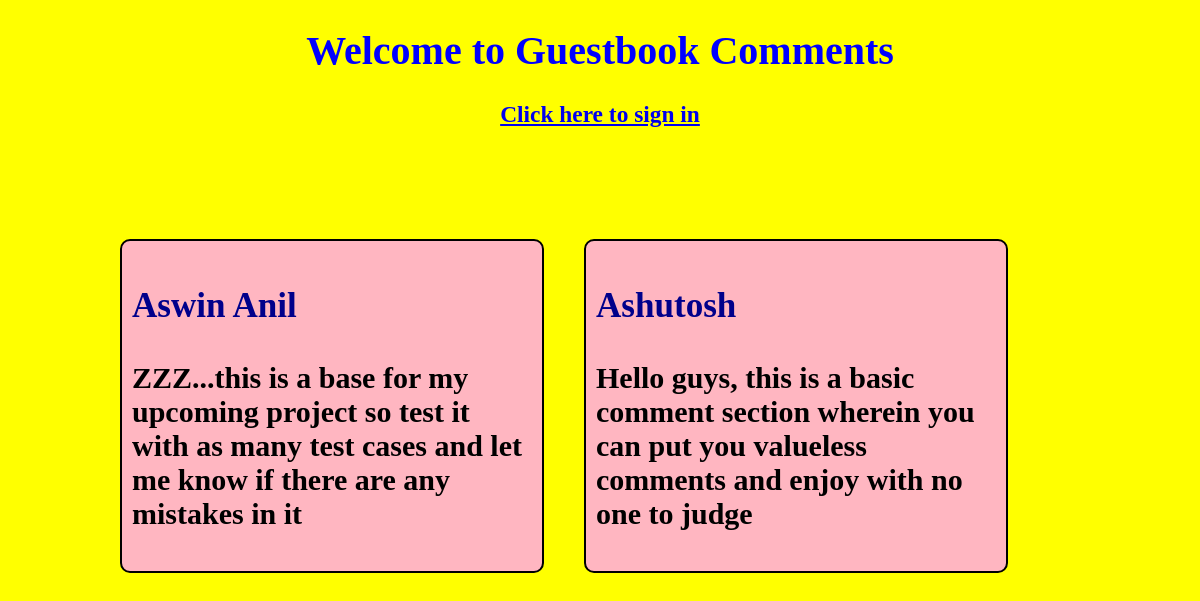
Screenshot of /www.guestbook.com/ with the database file from the repository.
### guestbook/models.py (models this page shows, shortened)
class Comment(models.Model):
	name = models.CharField(max_length=20)
	comments = models.TextField()
	date_added = models.DateTimeField(default=timezone.now)

### guestbook/views.py (the view)
# urls.py: path('',views.index,name="index"),
def index(request):
	comments = Comment.objects.order_by('-date_added')
	context = {'comments':comments}
	return render(request,'guestbook/index.html',context)

### guestbook/templates/guestbook/index.html (shortened to what this page needs)
{% load static %}
<!doctype html>
<html>
	<head>
		<link rel="stylesheet" href="{% static 'index.css' %}">
	</head>
	<body>
		<div class="welcome">
			<h1 align="center">Welcome to Guestbook Comments</h1>
			<h3><a href="{% url 'sign' %}">Click here to sign in</a></h3>
		</div>
		<br><br>
		<div class="central">
		{% for x in comments %}
			<div class="ui">
				<h3 class='name'>{{ x.name }}</h3>
				<p>{{ x.comments }}</p>
			</div>
		{% endfor %}
		</div>
	</body>
</html>

### guestbook/static/index.css (style rules this page uses)
body { background-color:yellow; color: blue; font-weight:bold; font-size:30px; }
.welcome { width:600px; font-size:20px; text-align:center; margin:0px auto; }
.ui { width:400px; margin:0px auto; border:2px solid black; border-radius:10px; float:left; margin: 20px; padding:10px; background: lightpink; color:black; }
.central { width:1000px; margin:0px auto; }
.name { color:darkblue; }

### rows the page displays
Comment: name "Aswin Anil", comments "ZZZ...this is a base for my upcoming project so test it with as many test cases and let me know if there are any mistakes in it"
Comment: name "Ashutosh", comments "Hello guys, this is a basic comment section wherein you can put you valueless comments and enjoy with no one to judge"
